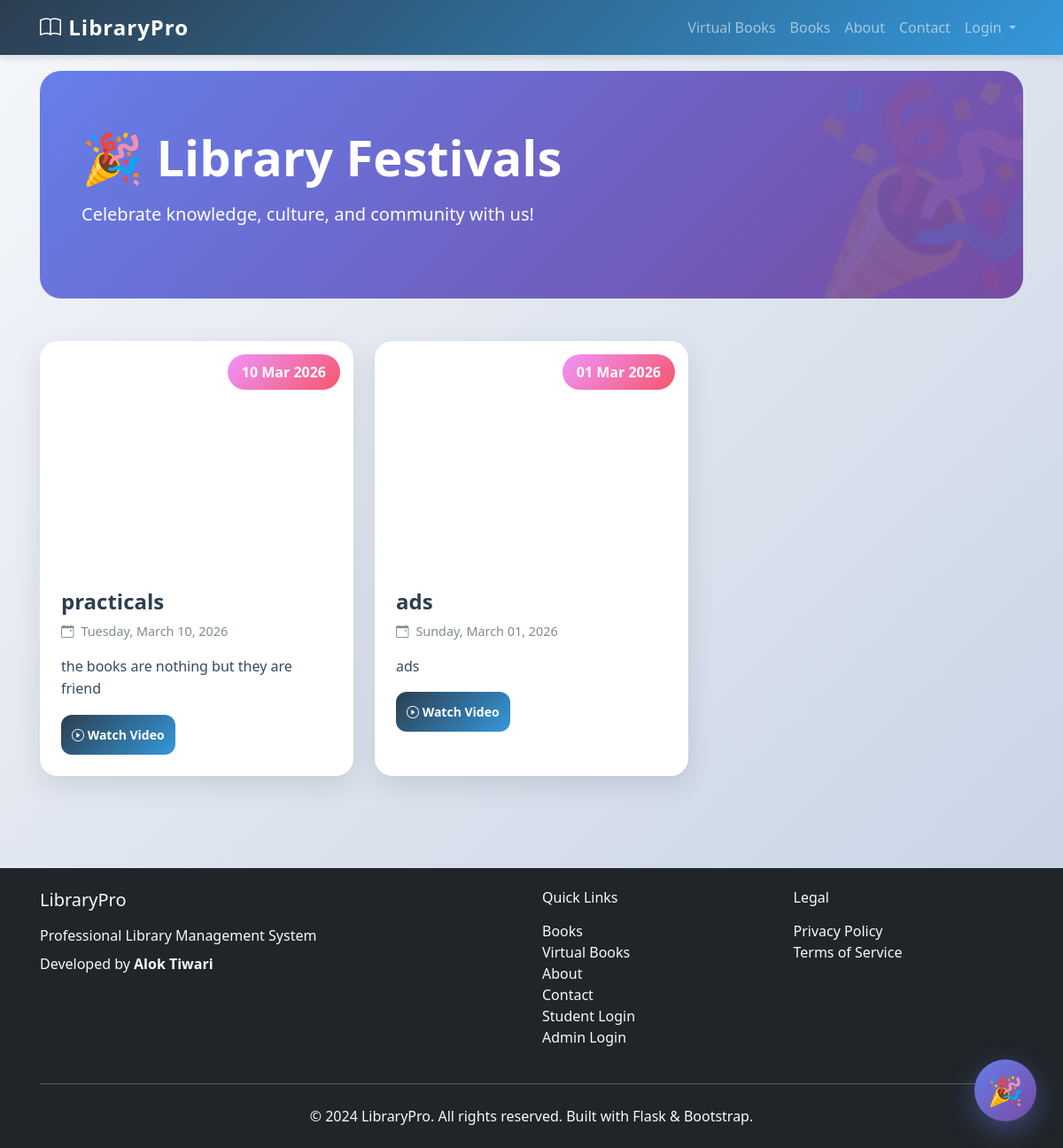
Page /festivals on the committed database.
### app/models.py (models this page shows, shortened)
class Festival(db.Model):
    id = db.Column(db.Integer, primary_key=True)
    title = db.Column(db.String(200), nullable=False)
    description = db.Column(db.Text, nullable=True)
    date = db.Column(db.Date, nullable=False)
    image_path = db.Column(db.String(500), nullable=True)
    video_url = db.Column(db.String(500), nullable=True)
    video_path = db.Column(db.String(500), nullable=True)
    created_by = db.Column(db.Integer, db.ForeignKey('user.id'), nullable=False)
    created_at = db.Column(db.DateTime, nullable=False, default=datetime.utcnow)
    is_active = db.Column(db.Boolean, nullable=False, default=True)
    creator = db.relationship('User', foreign_keys=[created_by], backref='festivals')

### app/main/routes.py (the view)
@bp.route('/festivals')
def festivals():
    festivals = Festival.query.filter_by(is_active=True).order_by(Festival.date.desc()).all()
    return render_template('main/festivals.html', title='Library Festivals', festivals=festivals)

### app/templates/main/festivals.html (shortened to what this page needs)
{% extends "base.html" %}
{% block content %}
<link rel="stylesheet" href="{{ url_for('static', filename='css/festival.css') }}">
<div class="festival-hero">
    <div class="container">
        <h1 class="display-4 fw-bold mb-3">🎉 Library Festivals</h1>
        <p class="lead">Celebrate knowledge, culture, and community with us!</p>
    </div>
</div>
{% if festivals %}
<div class="row">
    {% for festival in festivals %}
    <div class="col-lg-4 col-md-6 mb-4">
        <div class="festival-card">
            <div class="festival-image-container">
                {% if festival.video_url %}
                <iframe class="festival-image"
                        src="{% if 'youtube.com/watch' in festival.video_url %}https://www.youtube.com/embed/{{ festival.video_url.split('v=')[1].split('&')[0] }}?autoplay=1&mute=1&loop=1&playlist={{ festival.video_url.split('v=')[1].split('&')[0] }}{% elif 'youtu.be/' in festival.video_url %}https://www.youtube.com/embed/{{ festival.video_url.split('youtu.be/')[1].split('?')[0] }}?autoplay=1&mute=1&loop=1&playlist={{ festival.video_url.split('youtu.be/')[1].split('?')[0] }}{% else %}{{ festival.video_url }}{% endif %}"
                        frameborder="0"
                        allow="autoplay; encrypted-media"
                        style="pointer-events: none;">
                </iframe>
                {% elif festival.video_path %}
                <video class="festival-image" muted loop autoplay playsinline>
                    <source src="{{ festival.video_path }}" type="video/mp4">
                </video>
                {% elif festival.image_path %}
                <img src="{{ festival.image_path }}" alt="{{ festival.title }}" class="festival-image"
                     onclick="viewImage('{{ festival.image_path }}', '{{ festival.title }}')" style="cursor: pointer;">
                {% else %}
                <div class="festival-image" style="background: linear-gradient(135deg, #667eea 0%, #764ba2 100%); display: flex; align-items: center; justify-content: center; color: white; font-size: 4rem;">
                    🎊
                </div>
                {% endif %}
                <div class="festival-badge">{{ festival.date.strftime('%d %b %Y') }}</div>
            </div>
            <div class="festival-content">
                <h3 class="festival-title">{{ festival.title }}</h3>
                <div class="festival-date">
                    <i class="bi bi-calendar-event"></i>
                    {{ festival.date.strftime('%A, %B %d, %Y') }}
                </div>
                <p class="festival-description">{{ festival.description }}</p>
                <div class="festival-actions">
                    {% if festival.video_url or festival.video_path %}
                    {% if festival.video_url %}
                    <button class="btn btn-primary btn-sm" onclick="openVideo('{{ festival.video_url }}', '{{ festival.title }}', 'url')">
                        <i class="bi bi-play-circle"></i> Watch Video
                    </button>
                    {% elif festival.video_path %}
                    <button class="btn btn-primary btn-sm" onclick="openVideo('{{ festival.video_path }}', '{{ festival.title }}', 'file')">
                        <i class="bi bi-play-circle"></i> Watch Video
                    </button>
                    {% endif %}
                    {% endif %}
                </div>
            </div>
        </div>
    </div>
    {% endfor %}
</div>
{% else %}
<div class="text-center py-5">
    <i class="bi bi-calendar-x" style="font-size: 4rem; color: #ccc;"></i>
    <h4 class="mt-3 text-muted">No festivals yet</h4>
    <p class="text-muted">Check back soon for upcoming celebrations!</p>
</div>
{% endif %}
<a href="{{ url_for('main.festivals') }}" class="festival-float-btn" title="Festivals">
    🎉
</a>
{% endblock %}

### app/static/css/style.css (style rules this page uses)
:root { --primary-color: #2c3e50; --secondary-color: #3498db; --accent-color: #e74c3c; --success-color: #27ae60; --warning-color: #f39c12; --light-bg: #f8f9fa; --card-shadow: 0 4px 6px rgba(0, 0, 0, 0.1); --hover-shadow: 0 8px 15px rgba(0, 0, 0, 0.2); --border-radius: 12px; }
body { font-family: 'Segoe UI', Tahoma, Geneva, Verdana, sans-serif; background: linear-gradient(135deg, #f5f7fa 0%, #c3cfe2 100%); min-height: 100vh; padding: 0; margin: 0; }
.container { padding-left: 15px; padding-right: 15px; }
.btn { border-radius: 8px; padding: 0.75rem 1.5rem; font-weight: 500; transition: all 0.3s ease; }
.btn-primary { background: linear-gradient(135deg, var(--primary-color) 0%, var(--secondary-color) 100%); border: none; }
.btn-primary { background: linear-gradient(135deg, var(--primary-color) 0%, var(--secondary-color) 100%); border: none; border-radius: 12px; padding: 0.75rem; font-weight: 600; transition: all 0.3s ease; }

### app/static/css/modern.css (style rules this page uses)
:root { --primary: #6366f1; --secondary: #8b5cf6; --success: #10b981; --danger: #ef4444; --warning: #f59e0b; --info: #3b82f6; --dark: #1f2937; --light: #f9fafb; }

### app/static/css/festival.css (style rules this page uses)
.festival-hero { background: linear-gradient(135deg, #667eea 0%, #764ba2 100%); padding: 4rem 2rem; border-radius: 24px; color: white; margin-bottom: 3rem; position: relative; overflow: hidden; }
.festival-hero::before { content: '🎉'; position: absolute; font-size: 15rem; opacity: 0.1; right: -50px; top: -50px; animation: float 6s ease-in-out infinite; }
.festival-card { background: white; border-radius: 20px; overflow: hidden; box-shadow: 0 10px 30px rgba(0,0,0,0.1); transition: all 0.4s cubic-bezier(0.4, 0, 0.2, 1); height: 100%; }
.festival-image { width: 100%; height: 250px; object-fit: cover; transition: transform 0.4s; }
.festival-image-container { overflow: hidden; position: relative; }
.festival-badge { position: absolute; top: 15px; right: 15px; background: linear-gradient(135deg, #f093fb 0%, #f5576c 100%); color: white; padding: 0.5rem 1rem; border-radius: 20px; font-weight: 600; animation: pulse 2s infinite; }
.festival-content { padding: 1.5rem; }
.festival-title { font-size: 1.5rem; font-weight: 700; color: #2c3e50; margin-bottom: 0.5rem; }
.festival-date { color: #7f8c8d; font-size: 0.9rem; margin-bottom: 1rem; display: flex; align-items: center; gap: 0.5rem; }
.festival-description { color: #34495e; line-height: 1.6; margin-bottom: 1rem; }
.festival-actions { display: flex; gap: 0.5rem; }
.festival-float-btn { position: fixed; bottom: 30px; right: 30px; width: 70px; height: 70px; background: linear-gradient(135deg, #667eea 0%, #764ba2 100%); border-radius: 50%; display: flex; align-items: center; justify-content: center; color: white; font-size: 2rem; box-shadow: 0 10px 30px rgba(102, 126, 234, 0.4); cursor: pointer; transition: all 0.3s; animation: bounce 2s infinite; z-index: 1000; text-decoration: none; }
.festival-card { animation: slideInUp 0.6s ease-out; }
.festival-card:nth-child(1) { animation-delay: 0.1s; }

### rows in the picture
Festival: date "10 Mar 2026", title "practicals", date "Tuesday, March 10, 2026", description "the books are nothing but they are friend"
Festival: date "01 Mar 2026", title "ads", date "Sunday, March 01, 2026", description "ads"
